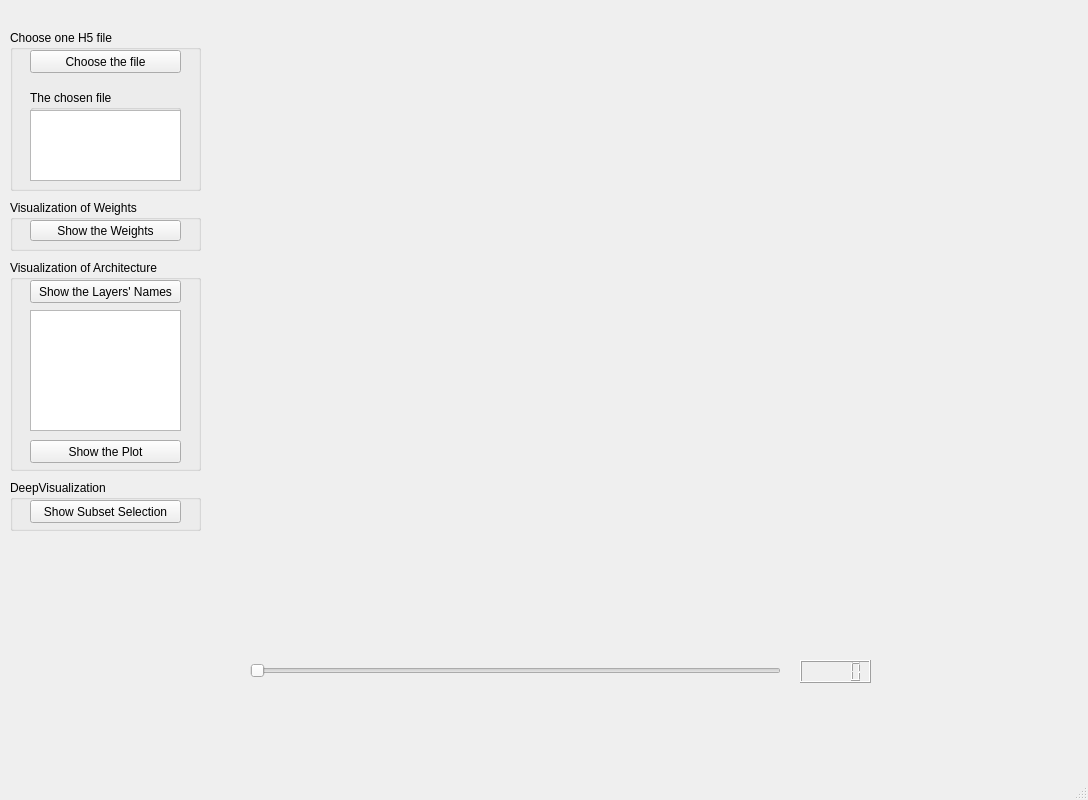
<?xml version="1.0" encoding="UTF-8"?>
<ui version="4.0">
 <class>MainWindow</class>
 <widget class="QMainWindow" name="MainWindow">
  <property name="geometry">
   <rect>
    <x>0</x>
    <y>0</y>
    <width>1088</width>
    <height>800</height>
   </rect>
  </property>
  <property name="windowTitle">
   <string>MainWindow</string>
  </property>
  <widget class="QWidget" name="centralwidget">
   <widget class="MatplotlibWidget" name="matplotlibwidget_static" native="true">
    <property name="geometry">
     <rect>
      <x>399</x>
      <y>10</y>
      <width>301</width>
      <height>731</height>
     </rect>
    </property>
   </widget>
   <widget class="MatplotlibWidget" name="matplotlibwidget_static_2" native="true">
    <property name="geometry">
     <rect>
      <x>230</x>
      <y>30</y>
      <width>821</width>
      <height>661</height>
     </rect>
    </property>
    <widget class="QSlider" name="horizontalSlider">
     <property name="geometry">
      <rect>
       <x>20</x>
       <y>630</y>
       <width>531</width>
       <height>22</height>
      </rect>
     </property>
     <property name="orientation">
      <enum>Qt::Horizontal</enum>
     </property>
    </widget>
    <widget class="QLCDNumber" name="lcdNumber">
     <property name="geometry">
      <rect>
       <x>570</x>
       <y>630</y>
       <width>71</width>
       <height>23</height>
      </rect>
     </property>
    </widget>
   </widget>
   <widget class="QGroupBox" name="groupBox">
    <property name="geometry">
     <rect>
      <x>10</x>
      <y>200</y>
      <width>191</width>
      <height>51</height>
     </rect>
    </property>
    <property name="title">
     <string>Visualization of Weights</string>
    </property>
    <widget class="QPushButton" name="wy2">
     <property name="geometry">
      <rect>
       <x>20</x>
       <y>20</y>
       <width>151</width>
       <height>21</height>
      </rect>
     </property>
     <property name="text">
      <string>Show the Weights</string>
     </property>
    </widget>
   </widget>
   <widget class="QGroupBox" name="groupBox_2">
    <property name="geometry">
     <rect>
      <x>10</x>
      <y>260</y>
      <width>191</width>
      <height>211</height>
     </rect>
    </property>
    <property name="title">
     <string>Visualization of Architecture</string>
    </property>
    <widget class="QPushButton" name="wy3">
     <property name="geometry">
      <rect>
       <x>20</x>
       <y>20</y>
       <width>151</width>
       <height>23</height>
      </rect>
     </property>
     <property name="text">
      <string>Show the Layers' Names</string>
     </property>
    </widget>
    <widget class="QListView" name="listView">
     <property name="geometry">
      <rect>
       <x>20</x>
       <y>50</y>
       <width>151</width>
       <height>121</height>
      </rect>
     </property>
    </widget>
    <widget class="QPushButton" name="wy4">
     <property name="geometry">
      <rect>
       <x>20</x>
       <y>180</y>
       <width>151</width>
       <height>23</height>
      </rect>
     </property>
     <property name="text">
      <string>Show the Plot</string>
     </property>
    </widget>
   </widget>
   <widget class="QGroupBox" name="groupBox_3">
    <property name="geometry">
     <rect>
      <x>10</x>
      <y>30</y>
      <width>191</width>
      <height>161</height>
     </rect>
    </property>
    <property name="title">
     <string>Choose one H5 file</string>
    </property>
    <widget class="QPushButton" name="wy1">
     <property name="geometry">
      <rect>
       <x>20</x>
       <y>20</y>
       <width>151</width>
       <height>23</height>
      </rect>
     </property>
     <property name="text">
      <string>Choose the file</string>
     </property>
    </widget>
    <widget class="QGroupBox" name="groupBox_4">
     <property name="geometry">
      <rect>
       <x>20</x>
       <y>60</y>
       <width>151</width>
       <height>91</height>
      </rect>
     </property>
     <property name="title">
      <string>The chosen file</string>
     </property>
     <widget class="QTextEdit" name="textEdit">
      <property name="geometry">
       <rect>
        <x>0</x>
        <y>20</y>
        <width>151</width>
        <height>71</height>
       </rect>
      </property>
     </widget>
    </widget>
   </widget>
   <widget class="QGroupBox" name="groupBox_5">
    <property name="geometry">
     <rect>
      <x>10</x>
      <y>480</y>
      <width>191</width>
      <height>51</height>
     </rect>
    </property>
    <property name="title">
     <string>DeepVisualization</string>
    </property>
    <widget class="QPushButton" name="wy5">
     <property name="geometry">
      <rect>
       <x>20</x>
       <y>20</y>
       <width>151</width>
       <height>23</height>
      </rect>
     </property>
     <property name="text">
      <string>Show Subset Selection</string>
     </property>
    </widget>
   </widget>
   <widget class="MatplotlibWidget" name="matplotlibwidget_static_3" native="true">
    <property name="geometry">
     <rect>
      <x>270</x>
      <y>20</y>
      <width>741</width>
      <height>571</height>
     </rect>
    </property>
   </widget>
  </widget>
  <widget class="QMenuBar" name="menubar">
   <property name="geometry">
    <rect>
     <x>0</x>
     <y>0</y>
     <width>1088</width>
     <height>23</height>
    </rect>
   </property>
  </widget>
  <widget class="QStatusBar" name="statusbar"/>
 </widget>
 <customwidgets>
  <customwidget>
   <class>MatplotlibWidget</class>
   <extends>QWidget</extends>
   <header location="global">matplotlibwidget.h</header>
   <container>1</container>
  </customwidget>
 </customwidgets>
 <resources/>
 <connections/>
</ui>
